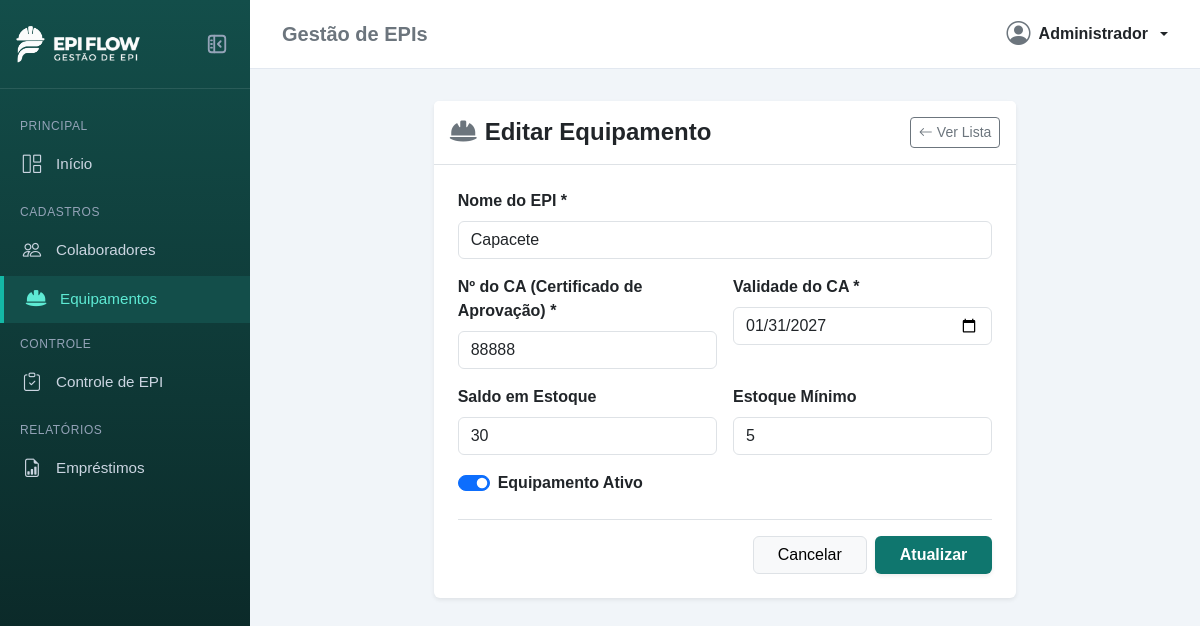
/epis/4/editar/, run on an earlier commit of the app's database.
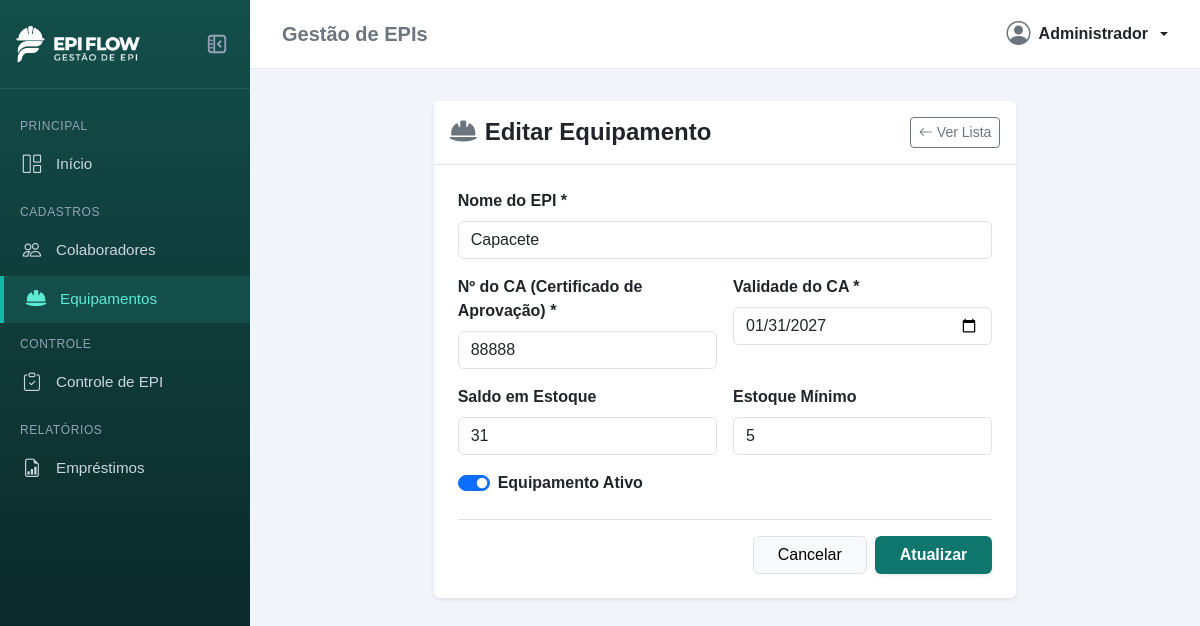
And on a later commit of the database.
### apps/epis/models.py (models this page shows, shortened)
class Equipamento(models.Model):
    nome = models.CharField(max_length=100)
    ca_numero = models.CharField(max_length=30)
    validade_ca = models.DateField()
    saldo_estoque = models.IntegerField(default=0)
    estoque_minimo = models.IntegerField(default=5)
    ativo = models.BooleanField(default=True)

### apps/epis/views.py (the view)
# urls.py: path('<int:id>/editar/', views.editar_equipamento, name='editar'),
def editar_equipamento(request, id):
    equipamento = get_object_or_404(Equipamento, id=id)
    if request.method == 'POST':
        form = EquipamentoForm(request.POST, instance=equipamento)
        if form.is_valid():
            form.save()
            messages.success(request, 'Equipamento atualizado com sucesso!')
            return redirect('epis:listar')
        else:
            messages.error(request, 'Erro ao atualizar equipamento! Verifique os dados.')
    else:
        form = EquipamentoForm(instance=equipamento)
    return render(request, 'epis/cadastrar.html', {
        'form': form,
        'equipamento': equipamento,
        'titulo': 'Editar Equipamento',
        'botao_texto': 'Atualizar',
        'editando': True,
    })

### templates/epis/cadastrar.html (shortened to what this page needs)
{% extends 'base.html' %}
{% load static %}
{% block content %}
<div class="row justify-content-center">
    <div class="col-12 col-md-8">
        <div class="card shadow-sm border-0">
            <div class="card-header bg-white border-bottom py-3 d-flex justify-content-between align-items-center">
                <h4 class="mb-0 fw-bold text-dark">
                    <i class="fa-solid fa-helmet-safety me-2 text-secondary"></i>{{ titulo }}
                </h4>
                <a href="{% url 'epis:listar' %}" class="btn btn-outline-secondary btn-sm">
                    <i class="bi bi-arrow-left me-1"></i>Ver Lista
                </a>
            </div>
            <div class="card-body p-4">
                <form method="POST" novalidate>
                    <div class="mb-3">
                        <label for="{{ form.nome.id_for_label }}" class="form-label fw-semibold">
                            {{ form.nome.label }} *
                        </label>
                        {{ form.nome }}
                    </div>
                    <div class="row g-3 mb-3">
                        <div class="col-md-6">
                            <label for="{{ form.ca_numero.id_for_label }}" class="form-label fw-semibold">
                                {{ form.ca_numero.label }} *
                            </label>
                            {{ form.ca_numero }}
                        </div>
                        <div class="col-md-6">
                            <label for="{{ form.validade_ca.id_for_label }}" class="form-label fw-semibold">
                                {{ form.validade_ca.label }} *
                            </label>
                            {{ form.validade_ca }}
                        </div>
                    </div>
                    <div class="row g-3 mb-3">
                        <div class="col-md-6">
                            <label for="{{ form.saldo_estoque.id_for_label }}" class="form-label fw-semibold">
                                {{ form.saldo_estoque.label }}
                            </label>
                            {{ form.saldo_estoque }}
                        </div>
                        <div class="col-md-6">
                            <label for="{{ form.estoque_minimo.id_for_label }}" class="form-label fw-semibold">
                                {{ form.estoque_minimo.label }}
                            </label>
                            {{ form.estoque_minimo }}
                        </div>
                    </div>
                    <div class="form-check form-switch mb-4">
                        {{ form.ativo }}
                        <label class="form-check-label fw-semibold" for="{{ form.ativo.id_for_label }}">
                            {{ form.ativo.label }}
                        </label>
                    </div>
                    <div class="d-flex justify-content-end gap-2 border-top pt-3">
                        <a href="{% url 'epis:listar' %}" class="btn btn-light border px-4">Cancelar</a>
                        <button type="submit" class="btn btn-custom px-4 fw-bold shadow-sm">
                            {{ botao_texto }}
                        </button>
                    </div>
                </form>
            </div>
        </div>
    </div>
</div>
{% endblock %}

What changed in the data, as far as the page shows it:
changed Equipamento "Capacete": saldo_estoque "30" → "31"
